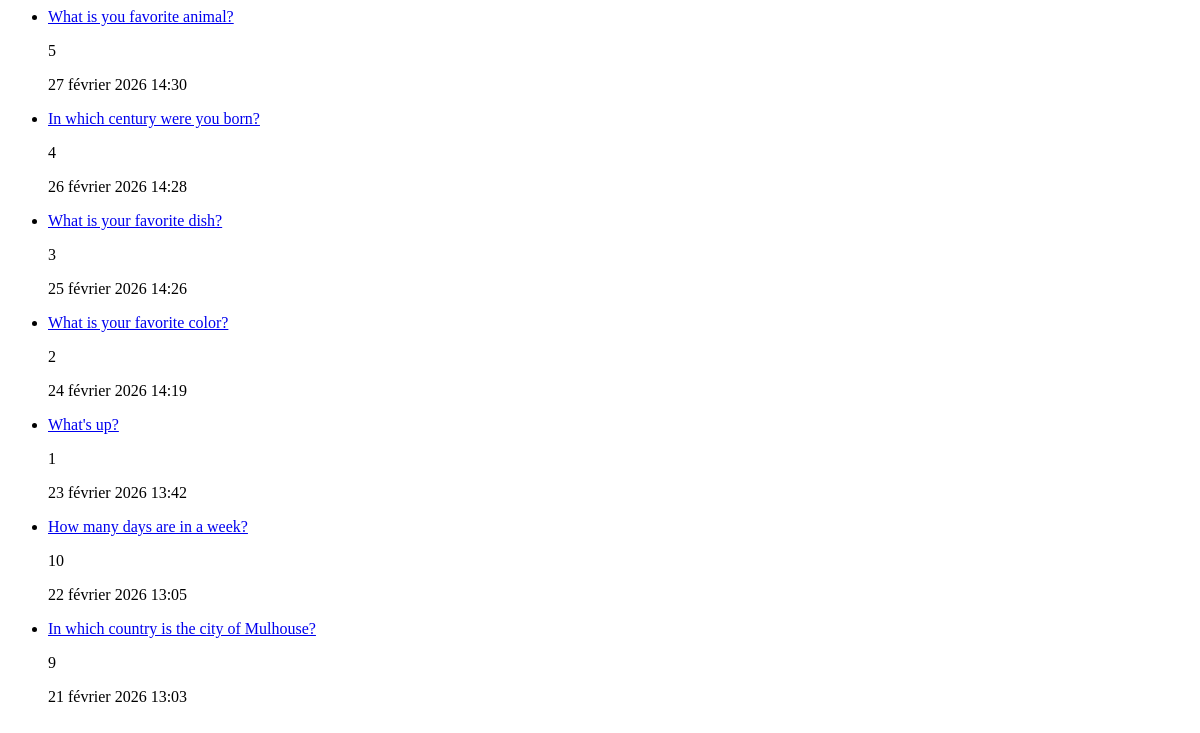
The page /polls/all/ on the database as committed earlier.
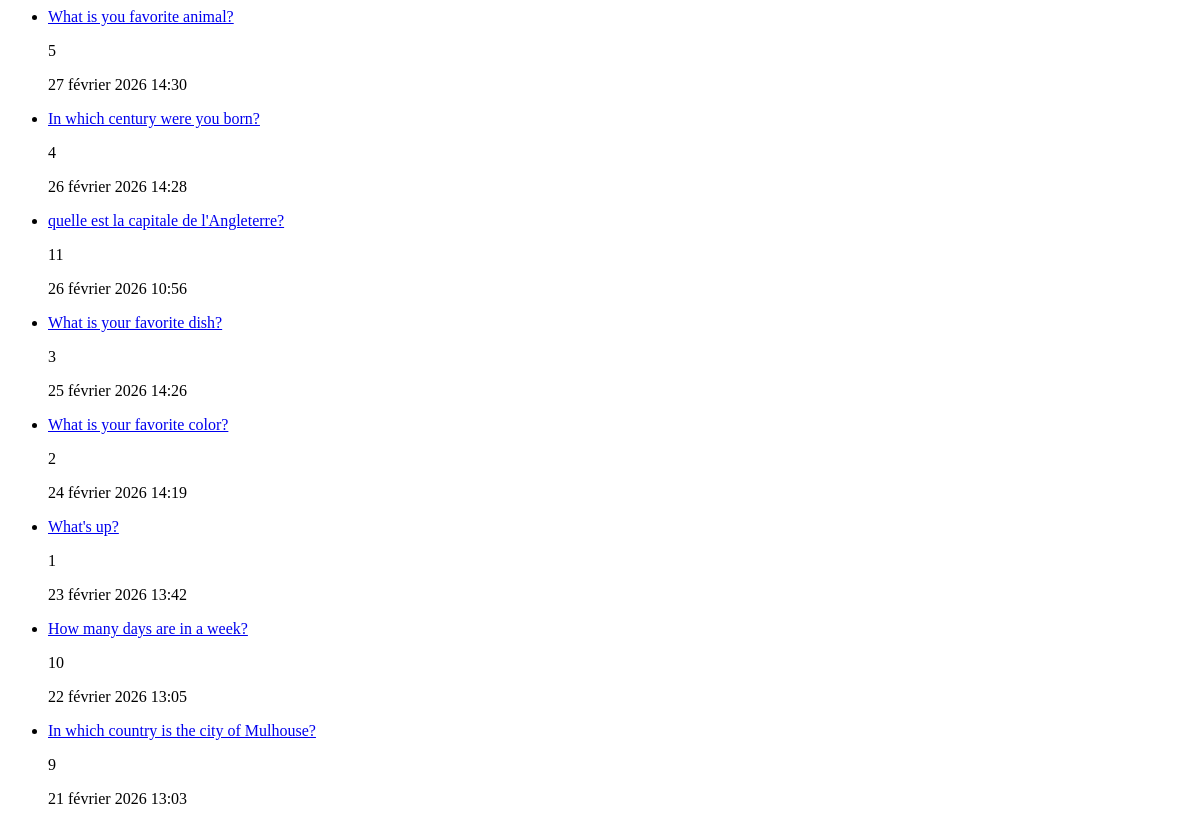
The same page on the database as committed later.
### polls/models.py (models this page shows, shortened)
class Question(models.Model):
    question_text: models.CharField = models.CharField(max_length=200)
    pub_date: models.DateTimeField = models.DateTimeField("date published")

### polls/views.py (the view)
# urls.py: path("all/", views.AllView.as_view(), name="all"),
class AllView(generic.ListView):
    template_name = "polls/all.html"
    context_object_name = "latest_question_list"
    def get_queryset(self):
        return Question.objects.order_by("-pub_date")

### polls/templates/polls/all.html
{% if latest_question_list %}
    <ul>
    {% for question in latest_question_list %}
        <li><a href="{% url 'polls:frequency' question.id %}">{{ question.question_text }}</a><p>{{question.id}}</p><p>{{ question.pub_date }}</p></li>
    {% endfor %}
    </ul>
{% else %}
    <p>No polls are available.</p>
{% endif %}

Rows that differ between the two databases and show on the page:
added Question: question_text "quelle est la capitale de l'Angleterre?", id "11", pub_date "26 février 2026 10:56"
